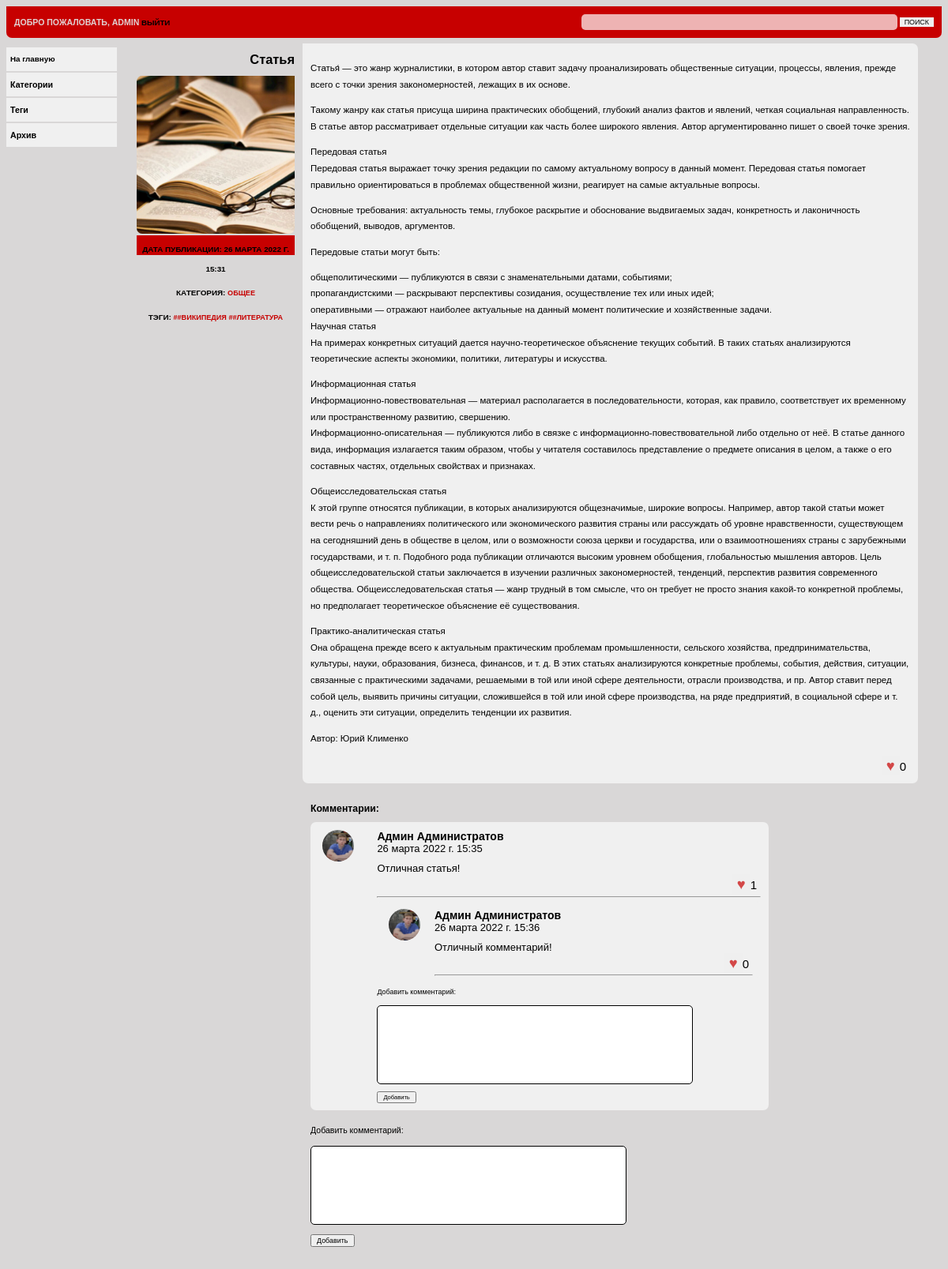
/common/article (signed in), run on the app's committed database.
### user/models.py (models this page shows)
class User(AbstractUser):
    avatar = models.ImageField(upload_to='images/avatar/%Y/%m/%d/',
                               blank=True, verbose_name='Аватар',
                               default='images/avatar/default.bmp')
    email = models.EmailField('E-mail',
                              unique=True)

### blog/models.py (models this page shows, shortened)
class Post(models.Model):
    author = models.ForeignKey(User,
                               on_delete=models.SET_NULL,
                               blank=True,
                               null=True,
                               verbose_name='Автор')
    title = models.CharField('Заголовок', max_length=100, unique=True)
    slug = models.SlugField('Слаг', max_length=100, unique=True)
    image = models.ImageField('Изображение', upload_to='images/%Y/%m/%d/', null=True, blank=True)
    category = models.ForeignKey(Category, on_delete=models.CASCADE, verbose_name='Категория')
    tags = models.ManyToManyField('Tag', blank=True, related_name='posts', verbose_name='Теги')
    preview_text = models.TextField('Превью', max_length=500)
    text = models.TextField('Текст', max_length=5000)
    date_pub = models.DateTimeField('Дата публикации', auto_now_add=True)
    likes = models.ManyToManyField(User, blank=True, related_name='posts', verbose_name='Лайки')
    is_published = models.BooleanField("Опубликовано", blank=True, default=False)
    def get_absolute_url(self):
        return reverse('blog:post', kwargs={'category_slug': self.category.slug, 'post_slug': self.slug})
    class Meta:
        verbose_name = 'Пост'
        verbose_name_plural = 'Посты'
        ordering = ('-date_pub',)

class Category(models.Model):
    name = models.CharField('Наименование категории', max_length=50)
    slug = models.SlugField('Слаг', max_length=50)
    def __str__(self):
        return self.name
    class Meta:
        verbose_name = 'Категория'
        verbose_name_plural = 'Категории'

class Tag(models.Model):
    name = models.CharField('Тэг', max_length=50)
    slug = models.SlugField('Слаг', max_length=50)
    def __str__(self):
        return f'#{self.name}'
    class Meta:
        verbose_name = 'Тэг'
        verbose_name_plural = 'Тэги'

class Comment(models.Model):
    author = models.ForeignKey(User, on_delete=models.SET_NULL, null=True, verbose_name='Автор')
    text = models.TextField('Комментарий', max_length=300)
    date_pub = models.DateTimeField('Дата публикации', auto_now_add=True)
    post = models.ForeignKey('Post',
                             on_delete=models.CASCADE,
                             related_name='comments',
                             verbose_name='Комментируемое сообщение')
    parent = models.ForeignKey('Comment',
                               on_delete=models.CASCADE,
                               null=True,
                               blank=True,
                               related_name='children',
                               verbose_name='Родительский комментарий')
    likes = models.ManyToManyField(User, blank=True, related_name='comments', verbose_name='Лайки')
    class Meta:
        verbose_name = 'Комментарий'
        verbose_name_plural = 'Комментарии'
        ordering = ('-date_pub',)

### blog/views.py (the view, shortened to what this page needs)
# urls.py: path('<slug:category_slug>/<slug:post_slug>', ShowPost.as_view(), name='post'),
class ShowPost(DetailView):
    template_name = 'blog/post_detail.html'
    context_object_name = 'post'
    slug_url_kwarg = 'post_slug'
    def get_object(self):
        post = services.get_post(self.kwargs['post_slug'])
        if post:
            return post
        else:
            raise Http404('Article is not exists')
    def post(self, request, *args, **kwargs):
        self.post = self.get_object()
        if request.POST.get('like'):
            if request.POST.get('like') == 'post':
                liked_object = self.post
            else:
                liked_object = Comment.objects.get(pk=request.POST.get('like'))
            services.handle_like(liked_object, self.request.user.id)
            anchor = request.POST.get('like')
        elif request.POST.get('text'):
            parent_id = request.POST.get('parent')
            anchor = parent_id if parent_id else 'comments'
            Comment.objects.create(text=request.POST.get('text'),
                                   post_id=self.post.pk,
                                   author_id=self.request.user.id,
                                   parent_id=parent_id)
        else:
            raise Http404
        return HttpResponseRedirect(f'{self.get_success_url()}#{anchor}')

### blog/templates/blog/post_detail.html (shortened to what this page needs)
{% extends 'blog/base.html' %}
{% load static %}
{% block css %} <link href="{% static 'blog/css/styles-detailview.css' %}" rel="stylesheet"> {% endblock %}
{% block content %}
<div class="content">
    <div class="block-titul">
        <div class="block-titul-image">
            <h1>{{post.title}}</h1>
            {% if post.image %}
            <img width="400" height="300" src="{{ post.image.url }}"> </img>
            {% endif %}
        </div>
        <div class="block-titul-author">
            <h3>Дата публикации: {{post.date_pub}}</h3>
            <h3>Категория: <a href="{% url 'blog:category' post.category.slug %}"> {{post.category}}</a></h3>
            <h3>Тэги: {% for tag in post.tags.all %}<a href="{% url 'blog:tag' tag.slug %}"> #{{ tag }}</a> {% endfor %}</h3>
        </div>
    </div>
    <div class="block-text">
        <div class="text">
            <p>{{post.preview_text|linebreaks}}</p>
            <p>{{post.text|linebreaks}}</p>
            <p>Автор: {{post.author.first_name}} {{post.author.last_name}}</p>
            <form action="{{post.get_absolute_url}}"  method="post">
                    <div class="comment-like"><button type="submit" name="like" value="post"><span class="heart">♥</span></button>{{post.likes_count}}</div>
                    </form>
        </div>
        <div class="comments" id="comments">
            <h2>Комментарии:</h2>
            {% for comment in post.comments.all %}
            <div class="comment">
                <div class="user-avatar">
                    <img width="100" height="100" src="{{comment.author.avatar.url}}"></img>
                </div>
                <div class="comment-body" id="{{ comment.id }}">
                    {% if comment.author.first_name %}
                    <div class="comment-author-name">{{comment.author.first_name}} {{comment.author.last_name}}</div>
                    {% else %}
                    <div class="comment-author-name">Гость</div>
                    {% endif %}
                    <div class="comment-datepub">{{ comment.date_pub }}</div>
                    <div class="comment-text">{{ comment.text }}</div>
                    <form action="{{post.get_absolute_url}}"  method="post">
                    <div class="comment-like"><button type="submit" name="like" value="{{comment.id}}"><span class="heart">♥</span></button>{{comment.likes_count}}</div>
                    </form>
                    <hr>
                    {% for child_comment in comment.children.all %}
                    <div class="comment">
                        <div class="user-avatar">
                            <img width="100" height="100" src="{{child_comment.author.avatar.url}}"></img>
                        </div>
                        <div class="comment-body" id="{{ child_comment.pk }}">
                            {% if child_comment.author.first_name %}
                            <div class="comment-author-name">{{child_comment.author.first_name}} {{comment.author.last_name}}</div>
                            {% else %}
                            <div class="comment-author-name">Гость</div>
                            {% endif %}
                            <div class="comment-datepub">{{ child_comment.date_pub }}</div>
                            <div class="comment-text">{{ child_comment.text }}</div>
                            <form action="{{post.get_absolute_url}}"  method="post">
                                <div class="comment-like"><button type="submit" name="like" value="{{child_comment.id}}"><span class="heart">♥</span></button>{{child_comment.likes_count}}</div>
                            </form>
                            <hr>
                        </div>
                    </div>
                    {% endfor %}
                    <div class="add-comment">
                            <p>Добавить комментарий:</p>
                            <form action="" method="post">
                                <textarea type="text" name="text"></textarea>
                                <p> <button type="submit" name="parent" value="{{comment.pk}}">Добавить</button> </p>
                            </form>
                    </div>
                </div>
            </div>
            {% endfor %}
            <div class="add-comment">
                <p>Добавить комментарий:</p>
                <form action="" method="post">
                <textarea type="text" name="text"></textarea>
                <p> <button type="submit" value="">Добавить</button> </p>
                </form>
            </div>
        </div>
        {% endblock %}

### blog/templates/blog/base.html (shortened to what this page needs)
{% load static %}
<!DOCTYPE html>
<html>
<head>
    {% block css %} {% endblock css %}
</head>
<body>
    <div class="page">
        <div class="header">
            <div class="login_info">
            {% if request.user.is_authenticated %}
            Добро пожаловать, {{ user.username }}<a href="{% url 'logout' %}"> Выйти</a>
            {% else %}
            <a href="{% url 'login' %}"> Войти </a><a href="{% url 'register' %}"> Регистрация </a>
            {% endif %}
            </div>
            <div class="search-form">
                <form method="get" action="{% url 'blog:search' %}">
                <input type="text" name="text">
                <button type="submit">Поиск</button>
                </form>
            </div>
        </div>
        <div class="body_page">
            <div class="sidebar">
                <ul>
                    <a href="{% url 'blog:index' %}"><li>На главную</li></a>
                    <li>Категории</li>
                     <li>Теги</li>
                     <li>Архив</li>
                </ul>
            </div>
          <div class="cont">{% block content %} {% endblock %}</div>
        </div>
     </div>
</body>
</html>

### blog/static/blog/css/styles-detailview.css (style rules this page uses)
* { box-sizing: border-box; font-family: Verdana, Helvetica, Arial, sans-serif; font-size: 92%; }
a { text-decoration: none }
body { background: #d9d7d7; }
input[type=text] { border-radius: 5px 5px 5px 5px; height: 20px; width: 400px; border: 0px; opacity: 70%; }
textarea { border-radius: 5px 5px 5px 5px; height: 100px; width: 400px; border: 0.5px solid black; resize: none; font-size: 12px; }
.page { background: #e0d3d3; display: flex; flex-direction: column; }
.header { padding-left: 10px; padding-right: 10px; line-height: 40px; height: 40px; display: flex; flex-direction: row; justify-content: space-between; background: #c70000; border-radius: 0px 0px 7px 7px; font-weight: 550; text-transform: uppercase; }
.login_info { color:#e0d3d3; }
.login_info a { color:black; }
.login_info a:link { color:black; text-decoration: none; }
.search-form button { border: 0; background: #c70000 font-weight: 550; text-transform: uppercase; }
.body_page { background: #d9d7d7; padding-top:2px; display: flex; flex-direction: row; justify-content: flex-start; }
.sidebar { flex-grow:1; min-width:150px; max-width:150px; }
.sidebar ul { padding: 0px; }
.sidebar li { background: #f0f0f0; margin-bottom: 2px; padding-left: 5px; height: 30px; line-height: 30px; font-size: 110%; font-weight: 550; margin-right: 10px; }
.sidebar a { color: black; font-weight: 550; }
.cont { display: flex; flex-direction: column; align-items: flex-start; flex-grow: 7; margin-left: 15px; }
.content { display: flex; flex-direction: row; justify-content: flex-start; border:0px solid black; padding-top: 5px; padding-right: 20px; margin-bottom: 5px; }
.block-titul { display: flex; flex-direction: column; }
.block-titul-image img { object-fit: cover; height: 200px; width: 200px; border-radius: 7px 0px 7px 7px; }
.block-titul-author { height: 25px; line-height: 25px; text-align: center; background: #c70000; text-transform: uppercase; }
.block-text { display: flex; flex-direction: column; padding-left: 10px; padding-right: 10px; }
.text { background: #f0f0f0; padding-bottom: 10px; border-radius: 0px 7px 7px 7px; padding: 10px; }
.comments { display: flex; flex-direction: column; padding-bottom: 10px; border-radius: 7px 7px 7px 7px; margin-top: 5px; padding: 10px; max-width: 600px; }
.comments h2 { font-size: 150%; }
.comment { background: #f0f0f0; display: flex; display: row; margin-bottom: 5px; border-radius: 7px; }
.user-avatar { padding-left:15px; padding-top:10px; padding-right: 0px; flex:1; margin-right: 0px; }
.user-avatar img { object-fit: cover; width: 40px; height: 40px; border-radius: 50%; }
.comment-body { flex:7; padding-top: 10px; padding-right: 10px; margin-left: 0px; }
.comment-author-name { padding-top: 0px; font-size: 14px; font-weight: 550; }
.comment-datepub { padding-top: 0px; font-size: 13px; }
.comment-text { padding-top: 10px; font-size: 13px; }
.comment-like { padding-top: 0px; padding-right: 5px; font-size: 15px; text-align: right; }
.comment-like button { font-size: 20px; color: #c70000; opacity: 70%; border: 0px; }
.content h1 { text-align: right; font-size: 200%; font-weight: bolder; }
.content h3 { font-size: 120%; margin-bottom: 0px; margin-top: 5px; }
.content p { font-size: 140%; line-height: 180%; }
.content a { color: #c70000; text-decoration: none; }

### data on the page
User: username "ADMIN"
Post: title "Статья", image (picture), date_pub "26 МАРТА 2022 Г. 15:31", category "ОБЩЕЕ", preview_text "Статья́ — это жанр журналистики, в котором автор ставит задачу проанализировать общественные ситуации, процессы, явления, прежде всего с точки зрения закономерностей, лежащих в их основе. Такому жанру как статья присуща ширина практических обобщений, глубокий анализ фактов и явлений, четкая социальная направленность. В статье автор рассматривает отдельные ситуации как часть более широкого явления. Автор аргументированно пишет о своей точке зрения.", text "Передовая статья Передовая статья выражает точку зрения редакции по самому актуальному вопросу в данный момент. Передовая статья помогает правильно ориентироваться в проблемах общественной жизни, реагирует на самые актуальные вопросы. Основные требования: актуальность темы, глубокое раскрытие и обоснование выдвигаемых задач, конкретность и лаконичность обобщений, выводов, аргументов. Передовые статьи могут быть: общеполитическими — публикуются в связи с знаменательными датами, событиями; пропагандистскими — раскрывают перспективы созидания, осуществление тех или иных идей; оперативными — отражают наиболее актуальные на данный момент политические и хозяйственные задачи. Научная статья На…", author.first_name "Юрий", author.last_name "Клименко", likes_count "0"
Tag: name "#ВИКИПЕДИЯ"
Tag: name "#ЛИТЕРАТУРА"
Comment: author.avatar (picture), author.first_name "Админ", author.last_name "Администратов", date_pub "26 марта 2022 г. 15:35", text "Отличная статья!", {{ comment.id }} 33 (drawn), likes_count "1", {{ comment.pk }} 33 (drawn)
Comment: author.avatar (picture), author.first_name "Админ", date_pub "26 марта 2022 г. 15:36", text "Отличный комментарий!", {{ child_comment.id }} 34 (drawn), likes_count "0"
